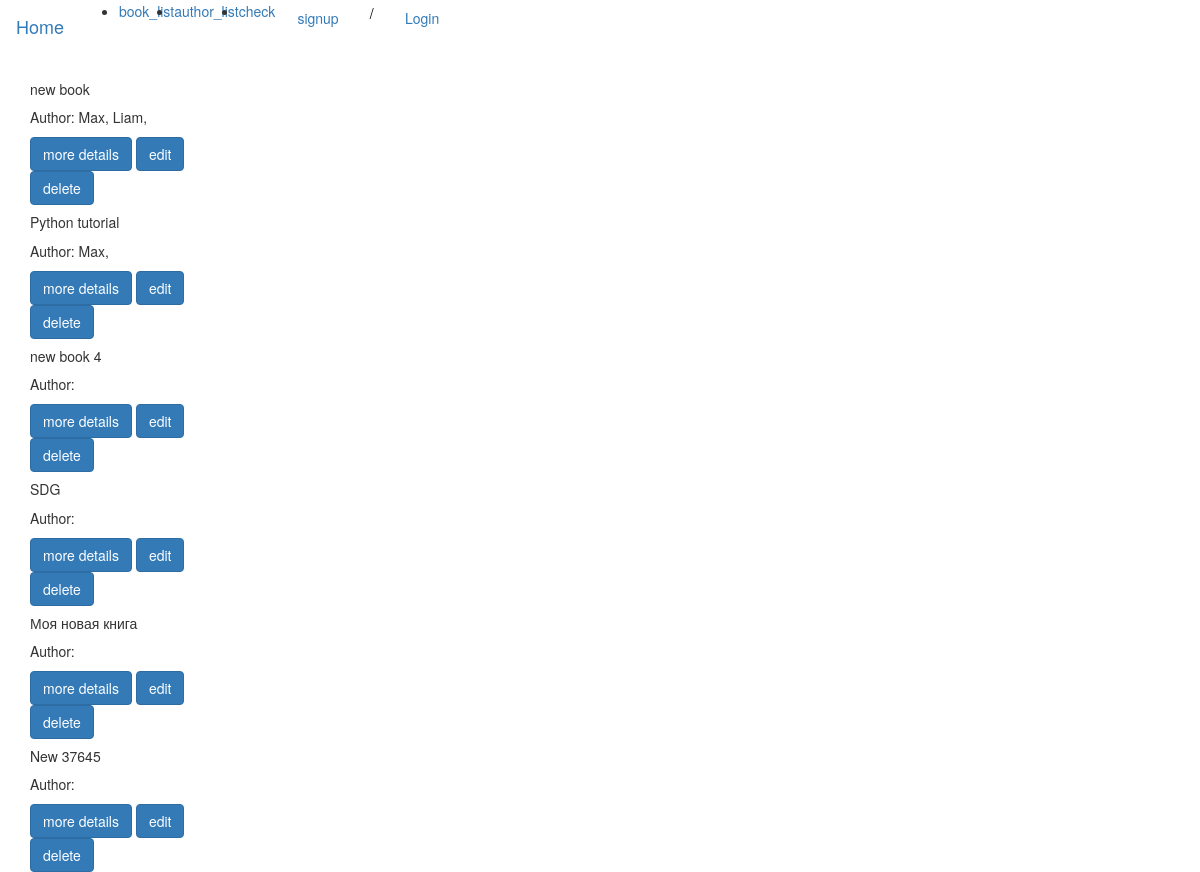
The page /index on the database as committed earlier.
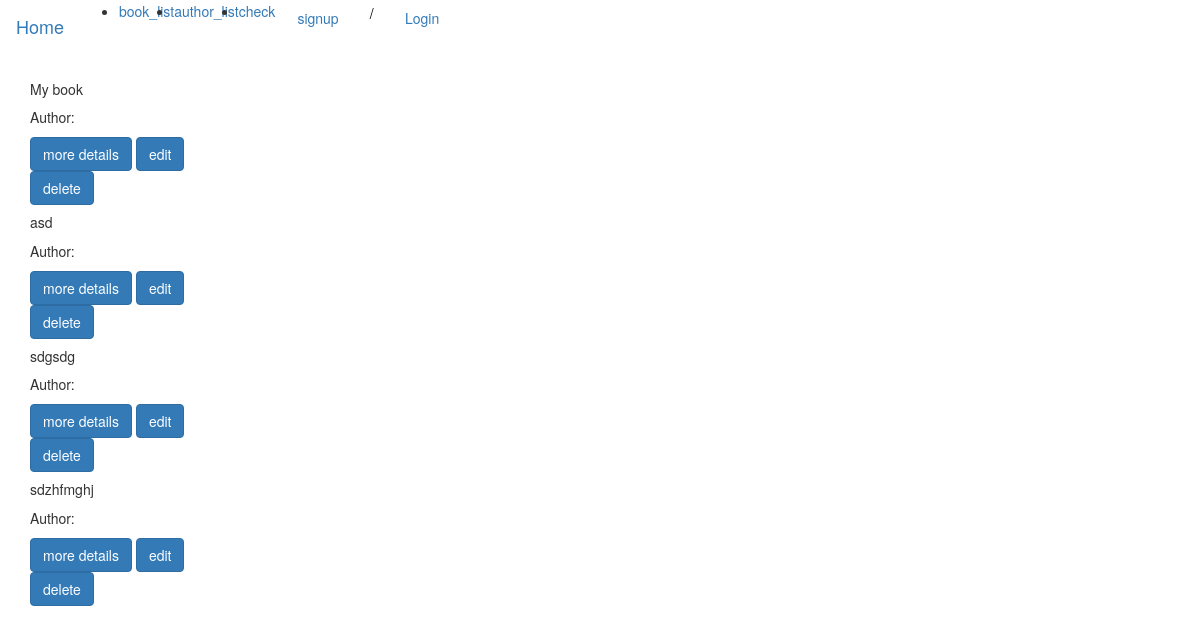
The same page on the database as committed later.
### app/models.py (models this page shows)
class Book(db.Model):
    __tablename__ = 'book'
    book_id = db.Column(db.Integer, primary_key=True)
    book_name = db.Column(db.String(128), unique=True)
    authors = db.relationship("Author", secondary=book_author)

class Author(db.Model):
    __tablename__ = 'author'
    author_id = db.Column(db.Integer, primary_key=True)
    author_fistName = db.Column(db.String(64))

### app/routes.py (the view)
@app.route('/')
@app.route('/index')
def index():
    book = Book.query.all()
    return render_template('index.html', title='Home page', book=book)

### app/templates/index.html
{% extends "base.html" %}
{% block content %}
{% include 'includes/_book_list.html' %}
{% endblock %}

### app/templates/base.html (shortened to what this page needs)
{% extends 'bootstrap/base.html' %}
{% block navbar %}
<nav class="navbar navbar-expand-lg navbar-light bg-light">
  <a class="navbar-brand" href="{{ url_for('index') }}">Home</a>
  <div class="collapse navbar-collapse" id="navbarSupportedContent">
    <ul class="navbar-nav mr-auto">
        <li class="nav-item active">
        <a class="nav-link" href="{{ url_for('book_list') }}">book_list</a>
      </li>
        <li class="nav-item active">
        <a class="nav-link" href="{{ url_for('author_list') }}">author_list</a>
      </li>
        <li class="nav-item active">
        <a class="nav-link" href="{{ url_for('check') }}">check</a>
      </li>
    </ul>
      <div style=" display: flex; justify-content: space-around; align-items: center; width: 186px; ">
            {% if current_user.is_anonymous %}
            <a class="btn btn-dark"  href="{{ url_for('signup_user') }}">signup </a>
             <p style="color: #000;" >/</p>
            <a class="btn btn-dark"  href="{{ url_for('login') }}">Login</a>
            {% else %}
            <a  class="btn btn-dark" href="{{ url_for('user_detail', user=current_user) }}">{{ current_user.username }}</a>
            <p style="color: #000;" >/</p>
            <a class="btn btn-dark"  href="{{ url_for('logout') }}">Logout</a>
            {% endif %}
          </div>
  </div>
</nav>
{% endblock %}
{% block styles %}
{{super()}}
{% endblock %}

### app/templates/includes/_book_list.html
<div class="container">
    <div class="card-group">
{% for books in book %}
        <div class="col-4">
<div class="hover card mb-2 mt-2 border-dark" style="width: 18rem;">
  <div class="card-body">
    <h5 class="card-title">{{ books.book_name }}</h5>
    <p class="card-text">Author: {% for authors in books.authors %} {{ authors.author_fistName }}, {% endfor %}</p>
    <a href="{{ url_for('book_detail', bookid=books.book_id) }}" class="btn btn-primary">more details</a>
      <a href="{{ url_for('edit_book', bookid=books.book_id) }}" class="btn btn-primary">edit</a>
      <a href="{{ url_for('book_delete', bookid=books.book_id) }}" class="btn btn-primary">delete</a>
  </div>
</div>
    </div>
{% endfor %}
</div>
</div>

Rows that differ between the two databases and show on the page:
removed Book: book_name "new book"
no longer on this page (row edited): Author: author_fistName "Max"
no longer on this page (row edited): Author: author_fistName "Liam", shown under "new book"
removed Book: book_name "New 37645"
changed Book: book_name "Python tutorial" → "My book"
changed Book: book_name "new book 4" → "asd"
changed Book: book_name "SDG" → "sdgsdg"
changed Book: book_name "Моя новая книга" → "sdzhfmghj"
